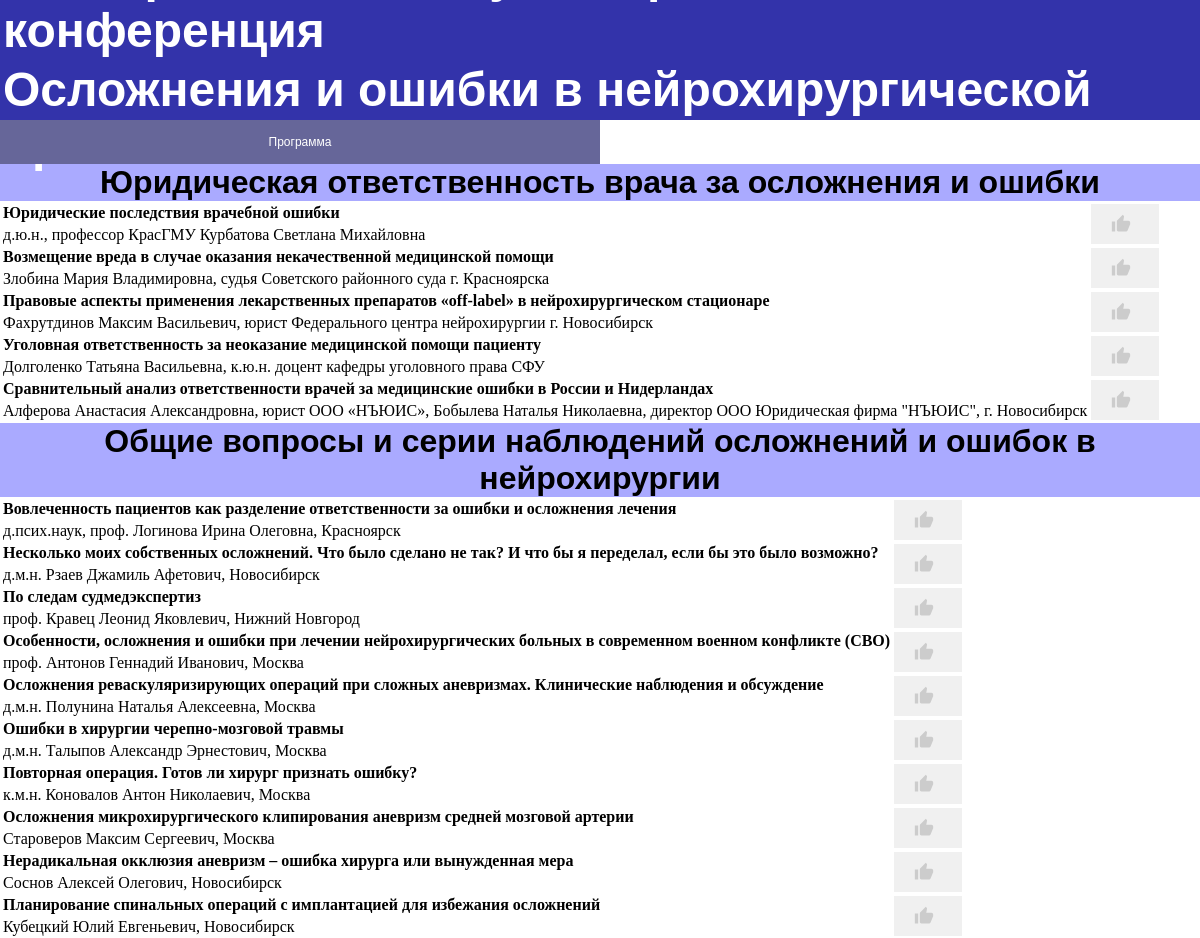
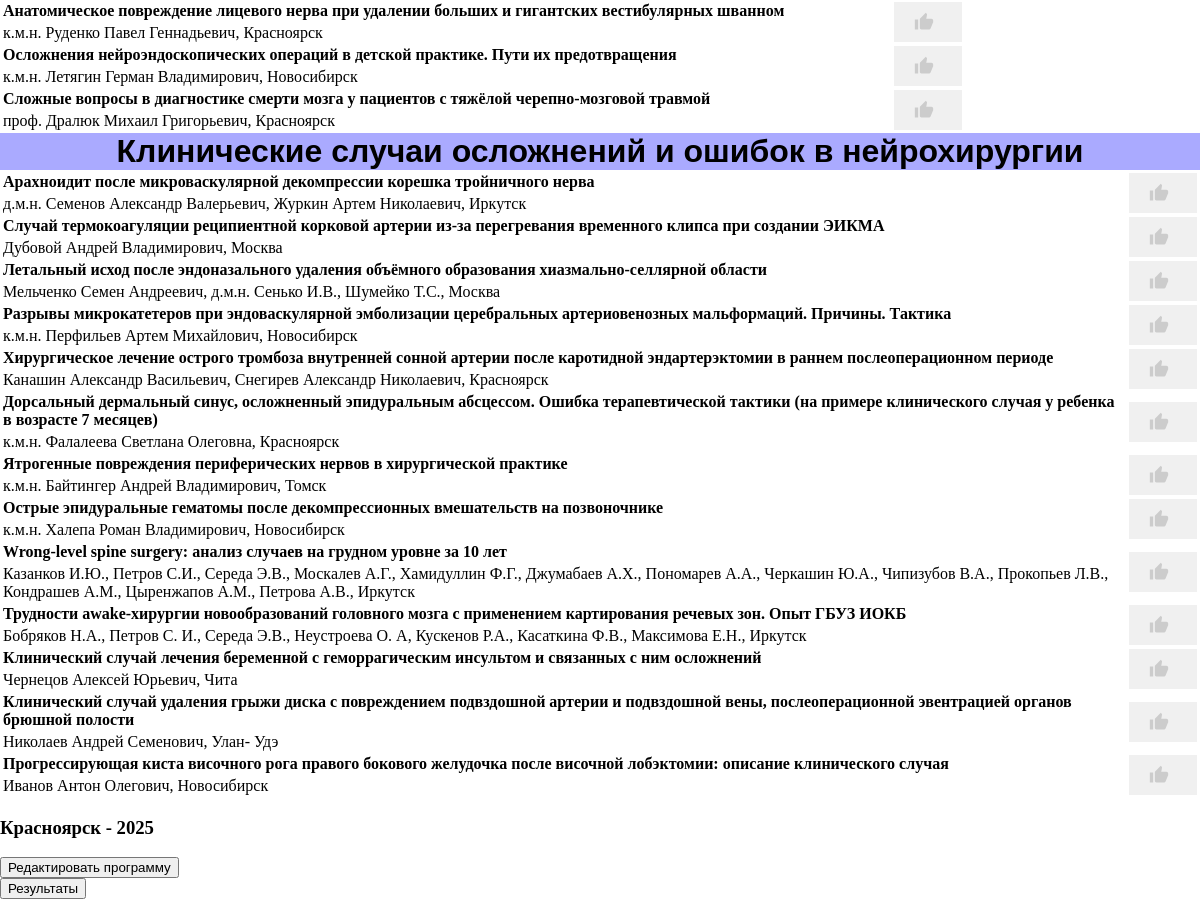
The page / on the database its author committed (2 pictures, top to bottom).
### tables this page shows
CREATE TABLE `presentations` (
	`id` integer primary key NOT NULL UNIQUE,
	`name` TEXT NOT NULL,
	`authors` TEXT NOT NULL,
	`session_id` INTEGER NOT NULL,
	`likes` INTEGER NOT NULL,
FOREIGN KEY(`session_id`) REFERENCES `sessions`(`id`)
);

### main.py (the view)
@app.route("/")
def index():
    sessions = query(program, "SELECT * FROM sessions", fetch=True)
    presentations = query(program, "SELECT * FROM presentations", fetch=True)
    return render_template("index.html", sessions=sessions, presentations=presentations)

### helpers.py (called while the page is built)
def query(database, query, params=None, fetch=False):
    database.open()
    if fetch:
        result = database.execute(query, params, fetch)
        database.close()
        return result
    else:
        database.execute(query,params,fetch)
        database.close()
        return

    def open(self):
        self.connection = sqlite3.connect(self.db_name)
        self.connection.row_factory = sqlite3.Row # Create rows for import to Jinja
        self.cursor = self.connection.cursor()

    def close(self):
        if self.connection:
            self.connection.close()

    def execute(self, query, params=None, fetch=False):
        if not self.connection:
            raise Exception("No connection established")
        try:
            if params:
                self.cursor.execute(query, params)
            else:
                self.cursor.execute(query)
            if fetch:
                result = [dict(row) for row in self.cursor.fetchall()]
                return result # If results needed from query than return fetchall
            else:
                self.connection.commit()    # Else commit changes
        except sqlite3.Error:
            return None

### templates/index.html (shortened to what this page needs)
{% extends "layout.html" %}
{% block body %}
    {% for session in sessions %}
        <h2 class="location"> {{ session.name }} </h2>
        <table class="presentations">
            <tbody>
                {% for presentation in presentations %}
                    {% if presentation.session_id == session.id %}
                        <tr>
                            <td style="font-weight: bold" class="presentation_name"> {{ presentation.name }} </td>
                            <td class="like" rowspan="2">
                                <button type="button" class="like-button" id="{{ presentation.id }}">
                                </button>
                            </td>
                        </tr>
                        <tr>
                            <td class="presentation_authors"> {{ presentation.authors }} </td>
                        </tr>
                    {% endif %}
                {% endfor %}
            </tbody>
        </table>
    {% endfor %}
{% endblock %}

### templates/layout.html (shortened to what this page needs)
<!DOCTYPE html>
<html lang='ru'>
    <head>
        <link rel='stylesheet' href="static/css/styles.css">
    </head>
    <body>
        <header>
            <table class="header_table">
                <tr>
                    <td>
                        <text class="header" id="header_up"> III Всероссийская научно-практическая конференция</text>
                    </td>
                </tr>
                <tr>
                    <td>
                         <text class="header" id="header_down"> Осложнения и ошибки в нейрохирургической практике </text>
                    </td>
                </tr>
            </table>
        </header>
        <div class="menu">
            <form action="/" method="GET">
                <button type="submit" class="menubuttons" id="program"> Программа </button>
            </form>
        </div>
        <div class='main'>
            {% block body %}{% endblock %}
        </div>
    </body>
    <footer>
        <h3> Красноярск - 2025 </h3>
        <form action="/edit">
            <button type="submit"> Редактировать программу </button>
        </form>
        <form action="/results">
            <button type="submit"> Результаты </button>
        </form>
    </footer>
</html>

### static/css/styles.css (style rules this page uses)
html, body { margin: 0; padding: 0; overflow-x: hidden; }
header { display: flex; align-items: center; justify-content: center; height: 15vh; background-color: #3333aa; }
.header { font-family: Arial; font-size: clamp(16px, 5vw, 48px); font-weight: bold; color: white; }
.menu { display: flex; margin: 0; padding: 0; }
.menubuttons { flex: 1; width: 50vw; padding: 15px; align-items: center; justify-content: center; background-color: #666699; font-size: 12px; color: white; border: none; cursor: pointer; transition: background-color 0.3s ease; }
.main { margin: 0; padding: 0; width: 100vw; align-items: center; justify-content: center; background-color: white; }
.location { margin: 0; padding: 0; flex: 1; font-family: Arial; font-size: clamp(12px, 3vw, 32px); font-weight: bold; color: black; text-align: center; background-color: #aaaaff; }
.like-button { display: inline-flex; align-items: center; padding: 10px 20px; margin: 0px; background-color: #f0f0f0; border: none; border-radius: 0px; cursor: pointer; transition: background-color 0.3s ease, transform 0.2s ease; }
.thumb { width: 20px; height: 20px; margin-right: 8px; color: #ccc; transition: color 0.3s ease, transform 0.3s ease; }

### rows shown on the page
presentations: name "Юридические последствия врачебной ошибки", authors "д.ю.н., профессор КрасГМУ Курбатова Светлана Михайловна"
presentations: name "Возмещение вреда в случае оказания некачественной медицинской помощи", authors "Злобина Мария Владимировна, судья Советского районного суда г. Красноярска"
presentations: name "Правовые аспекты применения лекарственных препаратов «off-label» в нейрохирургическом стационаре", authors "Фахрутдинов Максим Васильевич, юрист Федерального центра нейрохирургии г. Новосибирск"
presentations: name "Уголовная ответственность за неоказание медицинской помощи пациенту", authors "Долголенко Татьяна Васильевна, к.ю.н. доцент кафедры уголовного права СФУ"
presentations: name "Сравнительный анализ ответственности врачей за медицинские ошибки в России и Нидерландах", authors "Алферова Анастасия Александровна, юрист ООО «НЪЮИС», Бобылева Наталья Николаевна, директор ООО Юридическая фирма \"НЪЮИС\", г. Новосибирск"
presentations: name "Вовлеченность пациентов как разделение ответственности за ошибки и осложнения лечения", authors "д.псих.наук, проф. Логинова Ирина Олеговна, Красноярск"
presentations: name "Несколько моих собственных осложнений. Что было сделано не так? И что бы я переделал, если бы это было возможно?", authors "д.м.н. Рзаев Джамиль Афетович, Новосибирск"
presentations: name "По следам судмедэкспертиз", authors "проф. Кравец Леонид Яковлевич, Нижний Новгород"
presentations: name "Особенности, осложнения и ошибки при лечении нейрохирургических больных в современном военном конфликте (СВО)", authors "проф. Антонов Геннадий Иванович, Москва"
presentations: name "Осложнения реваскуляризирующих операций при сложных аневризмах. Клинические наблюдения и обсуждение", authors "д.м.н. Полунина Наталья Алексеевна, Москва"
presentations: name "Ошибки в хирургии черепно-мозговой травмы", authors "д.м.н. Талыпов Александр Эрнестович, Москва"
presentations: name "Повторная операция. Готов ли хирург признать ошибку?", authors "к.м.н. Коновалов Антон Николаевич, Москва"
presentations: name "Осложнения микрохирургического клипирования аневризм средней мозговой артерии", authors "Староверов Максим Сергеевич, Москва"
presentations: name "Нерадикальная окклюзия аневризм – ошибка хирурга или вынужденная мера", authors "Соснов Алексей Олегович, Новосибирск"
presentations: name "Планирование спинальных операций с имплантацией для избежания осложнений", authors "Кубецкий Юлий Евгеньевич, Новосибирск"
presentations: name "Анатомическое повреждение лицевого нерва при удалении больших и гигантских вестибулярных шванном", authors "к.м.н. Руденко Павел Геннадьевич, Красноярск"
presentations: name "Осложнения нейроэндоскопических операций в детской практике. Пути их предотвращения", authors "к.м.н. Летягин Герман Владимирович, Новосибирск"
presentations: name "Сложные вопросы в диагностике смерти мозга у пациентов с тяжёлой черепно-мозговой травмой", authors "проф. Дралюк Михаил Григорьевич, Красноярск"
presentations: name "Арахноидит после микроваскулярной декомпрессии корешка тройничного нерва", authors "д.м.н. Семенов Александр Валерьевич, Журкин Артем Николаевич, Иркутск"
presentations: name "Случай термокоагуляции реципиентной корковой артерии из-за перегревания временного клипса при создании ЭИКМА", authors "Дубовой Андрей Владимирович, Москва"
presentations: name "Летальный исход после эндоназального удаления объёмного образования хиазмально-селлярной области", authors "Мельченко Семен Андреевич, д.м.н. Сенько И.В., Шумейко Т.С., Москва"
presentations: name "Разрывы микрокатетеров при эндоваскулярной эмболизации церебральных артериовенозных мальформаций. Причины. Тактика", authors "к.м.н. Перфильев Артем Михайлович, Новосибирск"
presentations: name "Хирургическое лечение острого тромбоза внутренней сонной артерии после каротидной эндартерэктомии в раннем послеоперационном периоде", authors "Канашин Александр Васильевич, Снегирев Александр Николаевич, Красноярск"
presentations: name "Дорсальный дермальный синус, осложненный эпидуральным абсцессом. Ошибка терапевтической тактики (на примере клинического случая у ребенка в возрасте 7 месяцев)", authors "к.м.н. Фалалеева Светлана Олеговна, Красноярск"
presentations: name "Ятрогенные повреждения периферических нервов в хирургической практике", authors "к.м.н. Байтингер Андрей Владимирович, Томск"
presentations: name "Острые эпидуральные гематомы после декомпрессионных вмешательств на позвоночнике", authors "к.м.н. Халепа Роман Владимирович, Новосибирск"
presentations: name "Wrong-level spine surgery: анализ случаев на грудном уровне за 10 лет", authors "Казанков И.Ю., Петров С.И., Середа Э.В., Москалев А.Г., Хамидуллин Ф.Г., Джумабаев А.Х., Пономарев А.А., Черкашин Ю.А., Чипизубов В.А., Прокопьев Л.В., Кондрашев А.М., Цыренжапов А.М., Петрова А.В., Иркутск"
presentations: name "Трудности awake-хирургии новообразований головного мозга с применением картирования речевых зон. Опыт ГБУЗ ИОКБ", authors "Бобряков Н.А., Петров С. И., Середа Э.В., Неустроева О. А, Кускенов Р.А., Касаткина Ф.В., Максимова Е.Н., Иркутск"
presentations: name "Клинический случай лечения беременной с геморрагическим инсультом и связанных с ним осложнений", authors "Чернецов Алексей Юрьевич, Чита"
presentations: name "Клинический случай удаления грыжи диска с повреждением подвздошной артерии и подвздошной вены, послеоперационной эвентрацией органов брюшной полости", authors "Николаев Андрей Семенович, Улан- Удэ"
presentations: name "Прогрессирующая киста височного рога правого бокового желудочка после височной лобэктомии: описание клинического случая", authors "Иванов Антон Олегович, Новосибирск"

### other values the page prints
{{ session.name }} "Юридическая ответственность врача за осложнения и ошибки"
{{ session.name }} "Общие вопросы и серии наблюдений осложнений и ошибок в нейрохирургии"
{{ session.name }} "Клинические случаи осложнений и ошибок в нейрохирургии"
